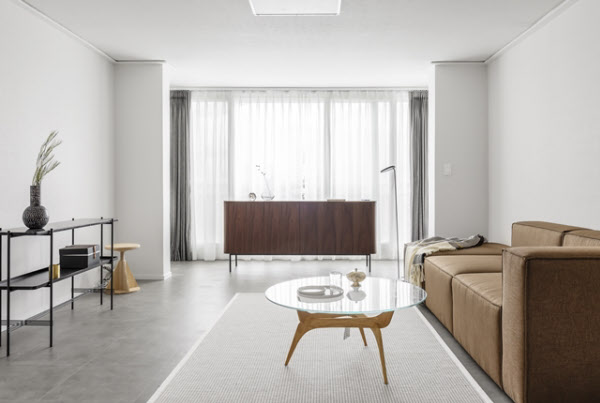
#> input picture example_data/melt_factory3/거실.jpg, 600 x 403 px
$ jupyter execute --allow-errors '예제_데이터.ipynb'
#> lines starting #> are read from the running program, lines starting #| are printed output that depends on the picture
[cell 1]
import cv2
import numpy as np
from matplotlib import pyplot as plt
import os
import time

[cell 2]
def img_crop(img,n):
#> called with img = 'example_data/melt_factory3/거실.jpg', n = 'img'
    n = cv2.imread(img,1)
#> n is the input picture: shape (403, 600, 3); mean B, G, R 176.1, 180.1, 184.2
    n = cv2.resize(n,(240,240))
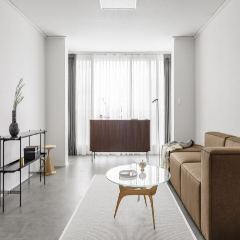
#> n: shape (240, 240, 3); mean B, G, R 176, 180.1, 184.2
    return n
